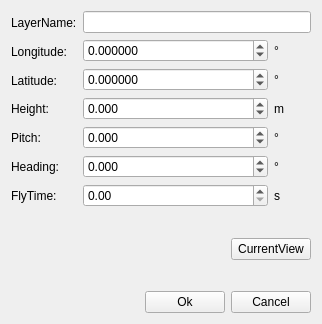
<?xml version="1.0" encoding="UTF-8"?>
<ui version="4.0">
 <class>ViewPointDialog_Widget</class>
 <widget class="QWidget" name="ViewPointDialog_Widget">
  <property name="geometry">
   <rect>
    <x>0</x>
    <y>0</y>
    <width>322</width>
    <height>324</height>
   </rect>
  </property>
  <property name="windowTitle">
   <string>CViewPointDialog</string>
  </property>
  <layout class="QGridLayout" name="gridLayout">
   <item row="2" column="0">
    <layout class="QHBoxLayout" name="horizontalLayout">
     <item>
      <spacer name="horizontalSpacer_2">
       <property name="orientation">
        <enum>Qt::Horizontal</enum>
       </property>
       <property name="sizeHint" stdset="0">
        <size>
         <width>40</width>
         <height>20</height>
        </size>
       </property>
      </spacer>
     </item>
     <item>
      <widget class="QPushButton" name="btn_ok">
       <property name="text">
        <string>Ok</string>
       </property>
      </widget>
     </item>
     <item>
      <widget class="QPushButton" name="btn_cancel">
       <property name="text">
        <string>Cancel</string>
       </property>
      </widget>
     </item>
    </layout>
   </item>
   <item row="0" column="0">
    <layout class="QVBoxLayout" name="verticalLayout_3">
     <item>
      <layout class="QHBoxLayout" name="horizontalLayout_9">
       <item>
        <layout class="QVBoxLayout" name="verticalLayout">
         <item>
          <widget class="QLabel" name="label_layerName">
           <property name="text">
            <string>LayerName:</string>
           </property>
          </widget>
         </item>
         <item>
          <widget class="QLabel" name="label_longitude">
           <property name="text">
            <string>Longitude:</string>
           </property>
          </widget>
         </item>
         <item>
          <widget class="QLabel" name="label_latitude">
           <property name="text">
            <string>Latitude:</string>
           </property>
          </widget>
         </item>
         <item>
          <widget class="QLabel" name="label_height">
           <property name="text">
            <string>Height:</string>
           </property>
          </widget>
         </item>
         <item>
          <widget class="QLabel" name="label_pitch">
           <property name="text">
            <string>Pitch:</string>
           </property>
          </widget>
         </item>
         <item>
          <widget class="QLabel" name="label_heading">
           <property name="text">
            <string>Heading:</string>
           </property>
          </widget>
         </item>
         <item>
          <widget class="QLabel" name="label_flyTime">
           <property name="text">
            <string>FlyTime:</string>
           </property>
          </widget>
         </item>
        </layout>
       </item>
       <item>
        <layout class="QVBoxLayout" name="verticalLayout_2">
         <item>
          <widget class="QLineEdit" name="lineEdit_layerName"/>
         </item>
         <item>
          <layout class="QHBoxLayout" name="horizontalLayout_2">
           <item>
            <widget class="QDoubleSpinBox" name="dSpinBox_longitude">
             <property name="decimals">
              <number>6</number>
             </property>
             <property name="minimum">
              <double>-180.000000000000000</double>
             </property>
             <property name="maximum">
              <double>180.000000000000000</double>
             </property>
            </widget>
           </item>
           <item>
            <widget class="QLabel" name="label">
             <property name="maximumSize">
              <size>
               <width>37</width>
               <height>16777215</height>
              </size>
             </property>
             <property name="text">
              <string>°</string>
             </property>
            </widget>
           </item>
          </layout>
         </item>
         <item>
          <layout class="QHBoxLayout" name="horizontalLayout_3">
           <item>
            <widget class="QDoubleSpinBox" name="dSpinBox_latitude">
             <property name="decimals">
              <number>6</number>
             </property>
             <property name="minimum">
              <double>-90.000000000000000</double>
             </property>
             <property name="maximum">
              <double>90.000000000000000</double>
             </property>
            </widget>
           </item>
           <item>
            <widget class="QLabel" name="label_2">
             <property name="maximumSize">
              <size>
               <width>37</width>
               <height>16777215</height>
              </size>
             </property>
             <property name="text">
              <string>°</string>
             </property>
            </widget>
           </item>
          </layout>
         </item>
         <item>
          <layout class="QHBoxLayout" name="horizontalLayout_4">
           <item>
            <widget class="QDoubleSpinBox" name="dSpinBox_height">
             <property name="decimals">
              <number>3</number>
             </property>
             <property name="minimum">
              <double>-11000000.000000000000000</double>
             </property>
             <property name="maximum">
              <double>1000000000.000000000000000</double>
             </property>
            </widget>
           </item>
           <item>
            <widget class="QLabel" name="label_3">
             <property name="maximumSize">
              <size>
               <width>37</width>
               <height>16777215</height>
              </size>
             </property>
             <property name="text">
              <string>m</string>
             </property>
            </widget>
           </item>
          </layout>
         </item>
         <item>
          <layout class="QHBoxLayout" name="horizontalLayout_5">
           <item>
            <widget class="QDoubleSpinBox" name="dSpinBox_pitch">
             <property name="decimals">
              <number>3</number>
             </property>
             <property name="minimum">
              <double>-180.000000000000000</double>
             </property>
             <property name="maximum">
              <double>180.000000000000000</double>
             </property>
            </widget>
           </item>
           <item>
            <widget class="QLabel" name="label_4">
             <property name="maximumSize">
              <size>
               <width>37</width>
               <height>16777215</height>
              </size>
             </property>
             <property name="text">
              <string>°</string>
             </property>
            </widget>
           </item>
          </layout>
         </item>
         <item>
          <layout class="QHBoxLayout" name="horizontalLayout_6">
           <item>
            <widget class="QDoubleSpinBox" name="dSpinBox_heading">
             <property name="decimals">
              <number>3</number>
             </property>
             <property name="minimum">
              <double>-180.000000000000000</double>
             </property>
            </widget>
           </item>
           <item>
            <widget class="QLabel" name="label_5">
             <property name="maximumSize">
              <size>
               <width>37</width>
               <height>16777215</height>
              </size>
             </property>
             <property name="text">
              <string>°</string>
             </property>
            </widget>
           </item>
          </layout>
         </item>
         <item>
          <layout class="QHBoxLayout" name="horizontalLayout_7">
           <item>
            <widget class="QDoubleSpinBox" name="dSpinBox_flyTime">
             <property name="maximum">
              <double>99.989999999999995</double>
             </property>
            </widget>
           </item>
           <item>
            <widget class="QLabel" name="label_6">
             <property name="maximumSize">
              <size>
               <width>37</width>
               <height>16777215</height>
              </size>
             </property>
             <property name="text">
              <string>s</string>
             </property>
            </widget>
           </item>
          </layout>
         </item>
        </layout>
       </item>
      </layout>
     </item>
     <item>
      <spacer name="verticalSpacer">
       <property name="orientation">
        <enum>Qt::Vertical</enum>
       </property>
       <property name="sizeHint" stdset="0">
        <size>
         <width>20</width>
         <height>40</height>
        </size>
       </property>
      </spacer>
     </item>
     <item>
      <layout class="QHBoxLayout" name="horizontalLayout_8">
       <item>
        <spacer name="horizontalSpacer">
         <property name="orientation">
          <enum>Qt::Horizontal</enum>
         </property>
         <property name="sizeHint" stdset="0">
          <size>
           <width>40</width>
           <height>20</height>
          </size>
         </property>
        </spacer>
       </item>
       <item>
        <widget class="QPushButton" name="btn_currentView">
         <property name="text">
          <string>CurrentView</string>
         </property>
        </widget>
       </item>
      </layout>
     </item>
    </layout>
   </item>
   <item row="1" column="0">
    <spacer name="verticalSpacer_2">
     <property name="orientation">
      <enum>Qt::Vertical</enum>
     </property>
     <property name="sizeHint" stdset="0">
      <size>
       <width>20</width>
       <height>40</height>
      </size>
     </property>
    </spacer>
   </item>
  </layout>
 </widget>
 <layoutdefault spacing="6" margin="11"/>
 <resources>
  <include location="../resource/images.qrc"/>
 </resources>
 <connections/>
</ui>
